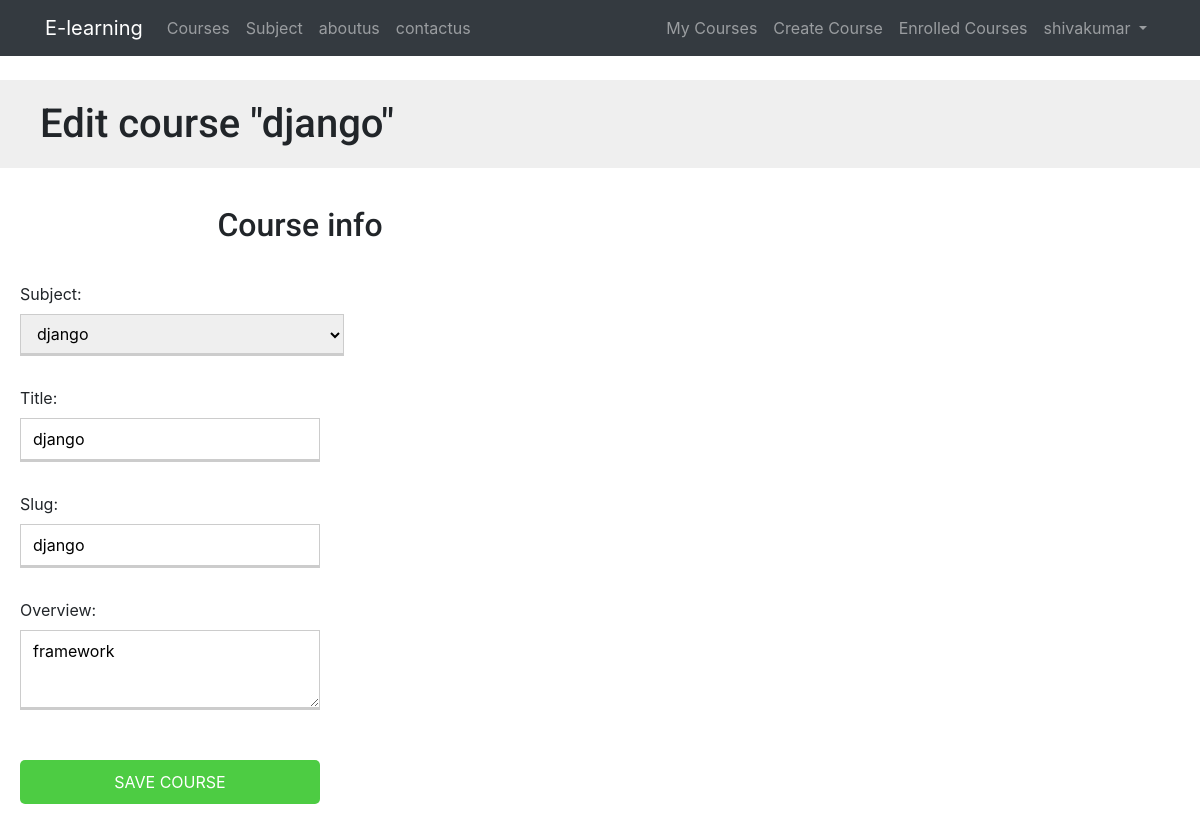
/course/6/edit/ (signed in), run on the app's committed database.
### courses/models.py (models this page shows, shortened)
class Course(models.Model):
    owner = models.ForeignKey(User,
                    related_name='courses_created',
                    on_delete=models.CASCADE)
    subject = models.ForeignKey(Subject, related_name='courses',
                        on_delete=models.CASCADE)
    title = models.CharField(max_length=200)
    slug = models.SlugField(max_length=200, unique=True)
    overview = models.TextField()
    created = models.DateTimeField(auto_now_add=True)
    students = models.ManyToManyField(User,
                                      related_name='courses_joined',
                                      blank=True)
    class Meta:
        ordering = ['-created']

class Subject(models.Model):
    title = models.CharField(max_length=200)
    slug = models.SlugField(max_length=200, unique=True)
    class Meta:
        ordering = ['title']
    def __str__(self):
        return self.title

### courses/views.py (the view)
class CourseUpdateView(PermissionRequiredMixin,
                        OwnerCourseEditMixin, UpdateView):
    permission_required = 'courses.change_course'

### templates/courses/manage/course/form.html (shortened to what this page needs)
{% extends "base.html" %}
{% block content %}
  <h1>
    {% if object %}
      Edit course "{{ object.title }}"
    {% else %}
      Create a new course
    {% endif %}
  </h1>
  <div class="module">
    <h2>Course info</h2>
    <form action="." method="post">
      {{ form.as_p }}
      <p><input type="submit" value="Save course"></p>
    </form>
  </div>
{% endblock %}

### templates/base/navbar.html (shortened to what this page needs)
{% load course %}
{% url 'course_list' as course_list %}
{% url 'home' as home_url %}
{% url 'sub_list' as subject_url %}
{% url 'manage_course_list' as mine %}
{% url 'student_course_list' as std %}
{% url 'course_create' as create_url %}
{% url 'about' as about_url %}
{% url 'contact' as contact_url %}
<div  class="navbar navbar-expand-md navbar-dark bg-dark mb-4">
  <div class="container">
    <a href="{{ home_url }}" class=" navbar-brand">E-learning</a>
<div class="collapse navbar-collapse" id="navbarSupportedContent">
     <ul class="navbar-nav mr-auto">
       <li class="nav-item {% if request.path == course_list %}active{% endif %}">
         <a class="nav-link" href="{{ course_list }}">Courses <span class="sr-only">(current)</span></a>
       </li>
       <li class="nav-item {% if request.path == subject_url %}active{% endif %}">
         <a class="nav-link" href="{{ subject_url }}">Subject</a>
       </li>
       <li class="nav-item {% if request.path == about_url %}active{% endif %}">
        <a class="nav-link" href="{{ about_url }}">aboutus</a>
       </li>
       <li class="nav-item {% if request.path == contact_url %}active{% endif %}">
        <a class="nav-link" href="{{ contact_url }}">contactus</a>
       </li>
     </ul>
 </div>
 <div class="collapse navbar-collapse" id="navbarCollapse">
     {% if user.is_authenticated %}
       <ul class="navbar-nav ml-auto">
         <li class="nav-item {% if request.path == mine %}active{% endif %}">
           <a class="nav-link" href="{{mine}}">My Courses</a>
         </li>
         <li class="nav-item {% if request.path == create_url %}active{% endif %}">
           <a class="nav-link" href="{{create_url}}">Create Course</a>
         </li>
         <li class="nav-item {% if request.path == std %}active{% endif %}">
           <a class="nav-link" href="{{std}}">Enrolled Courses</a>
         </li>
           <li class="nav-item">
             <a class="nav-link dropdown-toggle" href="#" id="userMenu"
               data-toggle="dropdown" aria-haspopup="true"
               aria-expanded="false">
               {{ user.username }}
             </a>
           </li>
         </ul>
       {% endif %}
     </div>
  </div>
</div>

### static/css/slider.css (style rules this page uses)
h2 { text-align:center; padding: 20px; }

### static/css/base.css (style rules this page uses)
body { margin:0; font-family:'Roboto', sans-serif; font-weight:400; color:#333; }
a { color:#3fad37; text-decoration:none; }
ul { float:left; }
h1, h2, h3, h4, h5, h6 { font-family:'Roboto', sans-serif; font-weight:300; }
h1 { background:#efefef; width:100%; overflow:auto; padding:20px 0 20px 40px; margin:0; }
.module { padding:10px 20px; float:left; width:600px; }
.module p { margin:10px 0 20px; width:100%; float:left; }
form p { overflow:auto; }
label { float:left; clear:both; margin:0 0 8px 0; }
input, select, textarea { border:1px solid #ccc; border-bottom:3px solid #ccc; padding:8px 12px; font-size:16px; font-family:'Roboto', sans-serif; float:left; clear:both; width:300px; }
textarea { height:80px; }
select { width:324px; }
input[type=submit], a.button { border-radius:5px; background:#4dcc43; color:#fff; font-size:16px; text-transform:uppercase; border:none; padding:10px 20px; margin:20px 0; }

### data on the page
Course: title "django", subject "django", slug "django", overview "framework"
Subject: title "django"

### other printed values
{{ user.username }} "shivakumar"
